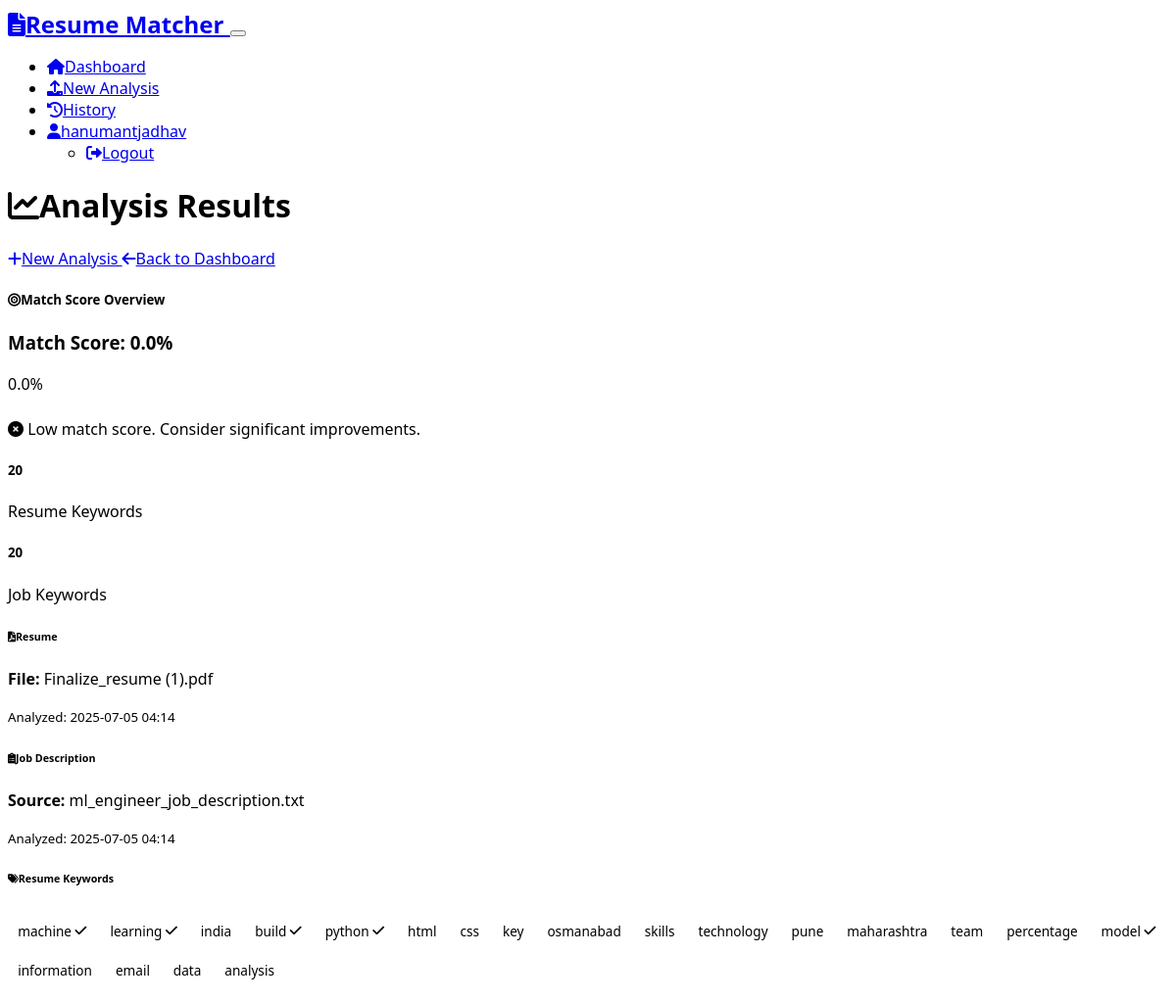
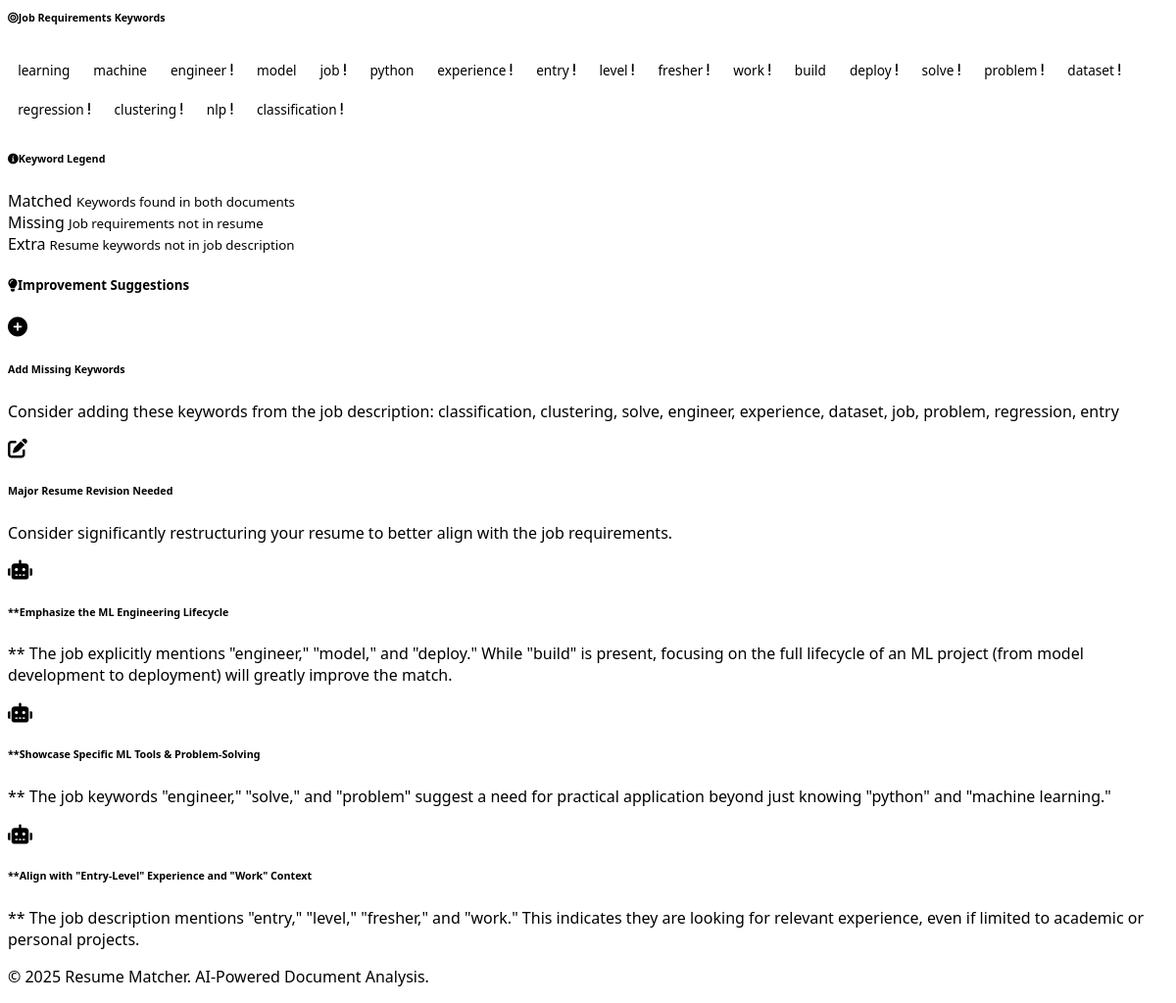
The page /results/1 (signed in) on the database its author committed (2 pictures, top to bottom).
### models.py (models this page shows)
class User(UserMixin, db.Model):
    id = db.Column(db.Integer, primary_key=True)
    username = db.Column(db.String(64), unique=True, nullable=False)
    email = db.Column(db.String(120), unique=True, nullable=False)
    password_hash = db.Column(db.String(256), nullable=False)
    created_at = db.Column(db.DateTime, default=datetime.utcnow)
    match_results = db.relationship('MatchResult', backref='user', lazy=True, cascade='all, delete-orphan')

class MatchResult(db.Model):
    id = db.Column(db.Integer, primary_key=True)
    user_id = db.Column(db.Integer, db.ForeignKey('user.id'), nullable=False)
    resume_filename = db.Column(db.String(255), nullable=False)
    job_description_filename = db.Column(db.String(255), nullable=False)
    match_score = db.Column(db.Float, nullable=False)
    resume_keywords = db.Column(db.Text)  # JSON string
    job_keywords = db.Column(db.Text)  # JSON string
    suggestions = db.Column(db.Text)  # JSON string
    created_at = db.Column(db.DateTime, default=datetime.utcnow)

### routes.py (the view)
@app.route('/results/<int:result_id>')
@login_required
def view_results(result_id):
    result = MatchResult.query.filter_by(id=result_id, user_id=current_user.id).first()
    if not result:
        flash('Result not found.', 'danger')
        return redirect(url_for('dashboard'))
    resume_keywords = json.loads(result.resume_keywords)
    job_keywords = json.loads(result.job_keywords)
    suggestions = json.loads(result.suggestions)
    return render_template('results.html',
                         result=result,
                         resume_keywords=resume_keywords,
                         job_keywords=job_keywords,
                         suggestions=suggestions)

### app.py (called while the page is built)
@login_manager.user_loader
def load_user(user_id):
    from models import User
    return User.query.get(int(user_id))

### templates/results.html (shortened to what this page needs)
{% extends "base.html" %}
{% block content %}
<div class="row">
    <div class="col-12">
        <div class="d-flex justify-content-between align-items-center mb-4">
            <h1><i class="fas fa-chart-line me-2"></i>Analysis Results</h1>
            <div>
                <a href="{{ url_for('upload_files') }}" class="btn btn-outline-primary me-2">
                    <i class="fas fa-plus me-1"></i>New Analysis
                </a>
                <a href="{{ url_for('dashboard') }}" class="btn btn-secondary">
                    <i class="fas fa-arrow-left me-1"></i>Back to Dashboard
                </a>
            </div>
        </div>
    </div>
</div>
<div class="row mb-4">
    <div class="col-12">
        <div class="card">
            <div class="card-header">
                <h5 class="mb-0">
                    <i class="fas fa-bullseye me-2"></i>Match Score Overview
                </h5>
            </div>
            <div class="card-body">
                <div class="row align-items-center">
                    <div class="col-md-6">
                        <h3 class="mb-3">
                            Match Score:
                            <span class="{% if result.match_score >= 80 %}text-success
                                        {% elif result.match_score >= 60 %}text-warning
                                        {% else %}text-danger{% endif %}">
                                {{ "%.1f"|format(result.match_score) }}%
                            </span>
                        </h3>
                        <div class="progress mb-3" style="height: 30px;">
                            <div class="progress-bar
                                {% if result.match_score >= 80 %}bg-success
                                {% elif result.match_score >= 60 %}bg-warning
                                {% else %}bg-danger{% endif %}"
                                style="width: {{ result.match_score }}%">
                                {{ "%.1f"|format(result.match_score) }}%
                            </div>
                        </div>
                        <p class="text-muted">
                            {% if result.match_score >= 80 %}
                                <i class="fas fa-check-circle text-success me-1"></i>
                                Excellent match! Your resume aligns well with the job requirements.
                            {% elif result.match_score >= 60 %}
                                <i class="fas fa-exclamation-triangle text-warning me-1"></i>
                                Good match with room for improvement.
                            {% else %}
                                <i class="fas fa-times-circle text-danger me-1"></i>
                                Low match score. Consider significant improvements.
                            {% endif %}
                        </p>
                    </div>
                    <div class="col-md-6">
                        <div class="row text-center">
                            <div class="col-6">
                                <div class="card bg-light">
                                    <div class="card-body">
                                        <h5 class="card-title">{{ resume_keywords|length }}</h5>
                                        <p class="card-text small">Resume Keywords</p>
                                    </div>
                                </div>
                            </div>
                            <div class="col-6">
                                <div class="card bg-light">
                                    <div class="card-body">
                                        <h5 class="card-title">{{ job_keywords|length }}</h5>
                                        <p class="card-text small">Job Keywords</p>
                                    </div>
                                </div>
                            </div>
                        </div>
                    </div>
                </div>
            </div>
        </div>
    </div>
</div>
<div class="row mb-4">
    <div class="col-md-6">
        <div class="card">
            <div class="card-header">
                <h6 class="mb-0">
                    <i class="fas fa-file-pdf text-danger me-2"></i>Resume
                </h6>
            </div>
            <div class="card-body">
                <p class="mb-1"><strong>File:</strong> {{ result.resume_filename }}</p>
                <p class="mb-1"><small class="text-muted">Analyzed: {{ result.created_at.strftime('%Y-%m-%d %H:%M') }}</small></p>
            </div>
        </div>
    </div>
    <div class="col-md-6">
        <div class="card">
            <div class="card-header">
                <h6 class="mb-0">
                    <i class="fas fa-clipboard-list text-info me-2"></i>Job Description
                </h6>
            </div>
            <div class="card-body">
                <p class="mb-1"><strong>Source:</strong>
                    {% if result.job_description_filename == "Direct Input" %}
                        Text Input (Pasted/Typed)
                    {% else %}
                        {{ result.job_description_filename }}
                    {% endif %}
                </p>
                <p class="mb-1"><small class="text-muted">Analyzed: {{ result.created_at.strftime('%Y-%m-%d %H:%M') }}</small></p>
            </div>
        </div>
    </div>
</div>
<div class="row mb-4">
    <div class="col-md-6">
        <div class="card h-100">
            <div class="card-header">
                <h6 class="mb-0">
                    <i class="fas fa-tags me-2"></i>Resume Keywords
                </h6>
            </div>
            <div class="card-body">
                {% if resume_keywords %}
                    <div class="keyword-cloud">
                        {% for keyword in resume_keywords %}
                            <span class="badge
                                {% if keyword in job_keywords %}bg-success
                                {% else %}bg-secondary{% endif %}
                                me-1 mb-1">
                                {{ keyword }}
                                {% if keyword in job_keywords %}
                                    <i class="fas fa-check ms-1"></i>
                                {% endif %}
                            </span>
                        {% endfor %}
                    </div>
                {% else %}
                    <p class="text-muted">No keywords extracted.</p>
                {% endif %}
            </div>
        </div>
    </div>
    <div class="col-md-6">
        <div class="card h-100">
            <div class="card-header">
                <h6 class="mb-0">
                    <i class="fas fa-bullseye me-2"></i>Job Requirements Keywords
                </h6>
            </div>
            <div class="card-body">
                {% if job_keywords %}
                    <div class="keyword-cloud">
                        {% for keyword in job_keywords %}
                            <span class="badge
                                {% if keyword in resume_keywords %}bg-success
                                {% else %}bg-warning{% endif %}
                                me-1 mb-1">
                                {{ keyword }}
                                {% if keyword not in resume_keywords %}
                                    <i class="fas fa-exclamation ms-1"></i>
                                {% endif %}
                            </span>
                        {% endfor %}
                    </div>
                {% else %}
                    <p class="text-muted">No keywords extracted.</p>
                {% endif %}
            </div>
        </div>
    </div>
</div>
<div class="row mb-4">
    <div class="col-12">
        <div class="card">
            <div class="card-body">
                <h6 class="card-title">
                    <i class="fas fa-info-circle me-2"></i>Keyword Legend
                </h6>
                <div class="row">
                    <div class="col-md-4">
                        <span class="badge bg-success me-2">Matched</span>
                        <small>Keywords found in both documents</small>
                    </div>
                    <div class="col-md-4">
                        <span class="badge bg-warning me-2">Missing</span>
                        <small>Job requirements not in resume</small>
                    </div>
                    <div class="col-md-4">
                        <span class="badge bg-secondary me-2">Extra</span>
                        <small>Resume keywords not in job description</small>
                    </div>
                </div>
            </div>
        </div>
    </div>
</div>
{% if suggestions %}
<div class="row">
    <div class="col-12">
        <div class="card">
            <div class="card-header">
                <h5 class="mb-0">
                    <i class="fas fa-lightbulb me-2"></i>Improvement Suggestions
                </h5>
            </div>
            <div class="card-body">
                {% for suggestion in suggestions %}
                    <div class="alert alert-info d-flex align-items-start">
                        <div class="me-3">
                            {% if suggestion.type == 'missing_keywords' %}
                                <i class="fas fa-plus-circle fa-lg"></i>
                            {% elif suggestion.type == 'keyword_density' %}
                                <i class="fas fa-chart-bar fa-lg"></i>
                            {% elif suggestion.type == 'major_revision' %}
                                <i class="fas fa-edit fa-lg"></i>
                            {% elif suggestion.type == 'moderate_revision' %}
                                <i class="fas fa-wrench fa-lg"></i>
                            {% else %}
                                <i class="fas fa-robot fa-lg"></i>
                            {% endif %}
                        </div>
                        <div>
                            <h6 class="alert-heading mb-2">{{ suggestion.title }}</h6>
                            <p class="mb-0">{{ suggestion.description }}</p>
                        </div>
                    </div>
                {% endfor %}
            </div>
        </div>
    </div>
</div>
{% endif %}
{% endblock %}

### templates/base.html (shortened to what this page needs)
<!DOCTYPE html>
<html lang="en" data-bs-theme="dark">
<head>
    <link href="https://cdn.replit.com/agent/bootstrap-agent-dark-theme.min.css" rel="stylesheet">
    <link rel="stylesheet" href="https://cdnjs.cloudflare.com/ajax/libs/font-awesome/6.0.0/css/all.min.css">
    <link rel="stylesheet" href="{{ url_for('static', filename='css/style.css') }}">
</head>
<body>
    <nav class="navbar navbar-expand-lg navbar-dark bg-dark">
        <div class="container">
            <a class="navbar-brand" href="{{ url_for('dashboard') if current_user.is_authenticated else url_for('login') }}">
                <i class="fas fa-file-alt me-2"></i>Resume Matcher
            </a>
            <button class="navbar-toggler" type="button" data-bs-toggle="collapse" data-bs-target="#navbarNav">
            </button>
            <div class="collapse navbar-collapse" id="navbarNav">
                <ul class="navbar-nav ms-auto">
                    {% if current_user.is_authenticated %}
                        <li class="nav-item">
                            <a class="nav-link" href="{{ url_for('dashboard') }}">
                                <i class="fas fa-home me-1"></i>Dashboard
                            </a>
                        </li>
                        <li class="nav-item">
                            <a class="nav-link" href="{{ url_for('upload_files') }}">
                                <i class="fas fa-upload me-1"></i>New Analysis
                            </a>
                        </li>
                        <li class="nav-item">
                            <a class="nav-link" href="{{ url_for('view_history') }}">
                                <i class="fas fa-history me-1"></i>History
                            </a>
                        </li>
                        <li class="nav-item dropdown">
                            <a class="nav-link dropdown-toggle" href="#" role="button" data-bs-toggle="dropdown">
                                <i class="fas fa-user me-1"></i>{{ current_user.username }}
                            </a>
                            <ul class="dropdown-menu">
                                <li><a class="dropdown-item" href="{{ url_for('logout') }}">
                                    <i class="fas fa-sign-out-alt me-1"></i>Logout
                                </a></li>
                            </ul>
                        </li>
                    {% endif %}
                </ul>
            </div>
        </div>
    </nav>
    <main class="container mt-4">
        {% block content %}{% endblock %}
    </main>
    <footer class="bg-dark text-light mt-5 py-4">
        <div class="container text-center">
            <p>&copy; 2025 Resume Matcher. AI-Powered Document Analysis.</p>
        </div>
    </footer>
</body>
</html>

### static/css/style.css (style rules this page uses)
body { font-family: 'Segoe UI', Tahoma, Geneva, Verdana, sans-serif; }
.keyword-cloud { line-height: 2.5; }
.keyword-cloud .badge { font-size: 0.85em; padding: 0.5em 0.75em; transition: all 0.2s ease; }
.progress { border-radius: 10px; overflow: hidden; }
.progress-bar { transition: width 0.6s ease; }
.card { transition: transform 0.2s ease, box-shadow 0.2s ease; }
.navbar-brand { font-weight: 600; font-size: 1.5rem; }
.btn { transition: all 0.2s ease; }
.alert { border: none; border-radius: 10px; }
footer { margin-top: auto; }
[data-bs-theme="dark"] .card { background-color: var(--bs-dark); border-color: var(--bs-gray-700); }
[data-bs-theme="dark"] .keyword-cloud .badge.bg-secondary { background-color: var(--bs-gray-600) !important; }

### rows shown on the page
User: username "hanumantjadhav"
MatchResult: match_score "0.0", resume_filename "Finalize_resume (1).pdf", created_at "2025-07-05 04:14", job_description_filename "ml_engineer_job_description.txt"

### other values the page prints
{{ resume_keywords|length }} "20"
{{ job_keywords|length }} "20"
{{ keyword }} "machine" "learning" "india" "build" "python" "html" "css" "key" "osmanabad" "skills" "technology" "pune" "maharashtra" "team" "percentage" "model" "information" "email" "data" "analysis"
{{ keyword }} "learning" "machine" "engineer" "model" "job" "python" "experience" "entry" "level" "fresher" "work" "build" "deploy" "solve" "problem" "dataset" "regression" "clustering" "nlp" "classification"
{{ suggestion.title }} "Add Missing Keywords" "Major Resume Revision Needed" "**Emphasize the ML Engineering Lifecycle" "**Showcase Specific ML Tools & Problem-Solving" "**Align with \"Entry-Level\" Experience and \"Work\" Context"
{{ suggestion.description }} "Consider adding these keywords from the job description: classification, clustering, solve, engineer, experience, dataset, job, problem, regression, entry" "Consider significantly restructuring your resume to better align with the job requirements." "** The job keywords \"engineer,\" \"solve,\" and \"problem\" suggest a need for practical application beyond just knowing \"python\" and \"machine learning.\"" "** The job description mentions \"entry,\" \"level,\" \"fresher,\" and \"work.\" This indicates they are looking for relevant experience, even if limited to academic or personal projects."
